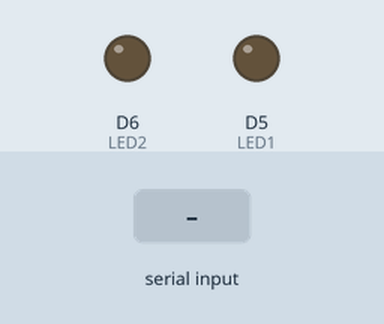
Bench run of a sketch on a simulated ESP8266 (NodeMCU). Parts: output pins drawn as LEDs (lit = HIGH). The test bench sets the inputs (shaded band).

Above: at 1.2 s.
1.3 s: "D" received over Serial
At 2.5 s:
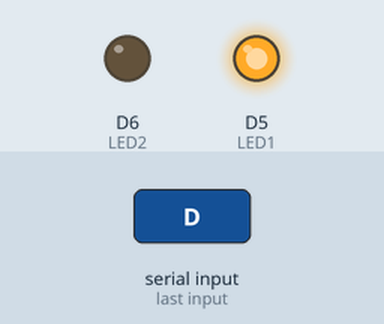
2.8 s: "L" received over Serial
At 3.7 s:
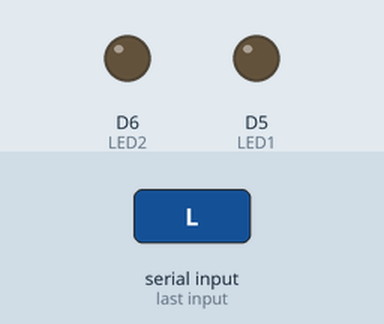
Timing chart, 0 to 5.8 s (numbered marks = the images above; inputs shaded):
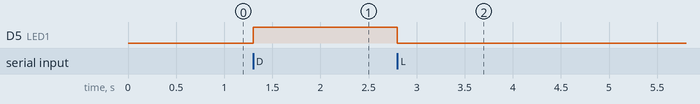

Measured:
- after the input at 1.3 s, D5 (LED1): LOW → HIGH at once
- after the input at 2.8 s, D5 (LED1): HIGH → LOW at once

The sketch:

programa01.ino
```cpp
/*
Programa para trabalhar com a comunicação serial
*/

const int LED_LIGADO = LOW;
const int LED_DESLIGADO = HIGH;
const int ENTRADA_ACIONADA = LOW;
const int ENTRADA_DESACIONADA = HIGH;
const int LED1 = D5;
const int LED2 = D6;
const int ENTRADA_01 = D1;
const int ENTRADA_02 = D2;
void setup() {
  pinMode(LED1, OUTPUT);
  pinMode(LED2, OUTPUT);
  pinMode(ENTRADA_01, INPUT_PULLUP);
  pinMode(ENTRADA_02, INPUT_PULLUP);
  //Inicializar a comunicação
  Serial.begin(115200); //9600, 19200, 38400, 115200
}

void loop() {
  //Verifica se existe algo para receber na porta serial
  if(Serial.available()){
    char dado = Serial.read(); //Lendo 1 byte da porta serial
    if(dado == 'L'){
      digitalWrite(LED1, LED_LIGADO);
    } else if(dado == 'D'){
      digitalWrite(LED1, LED_DESLIGADO);
    }
  }
}
```
